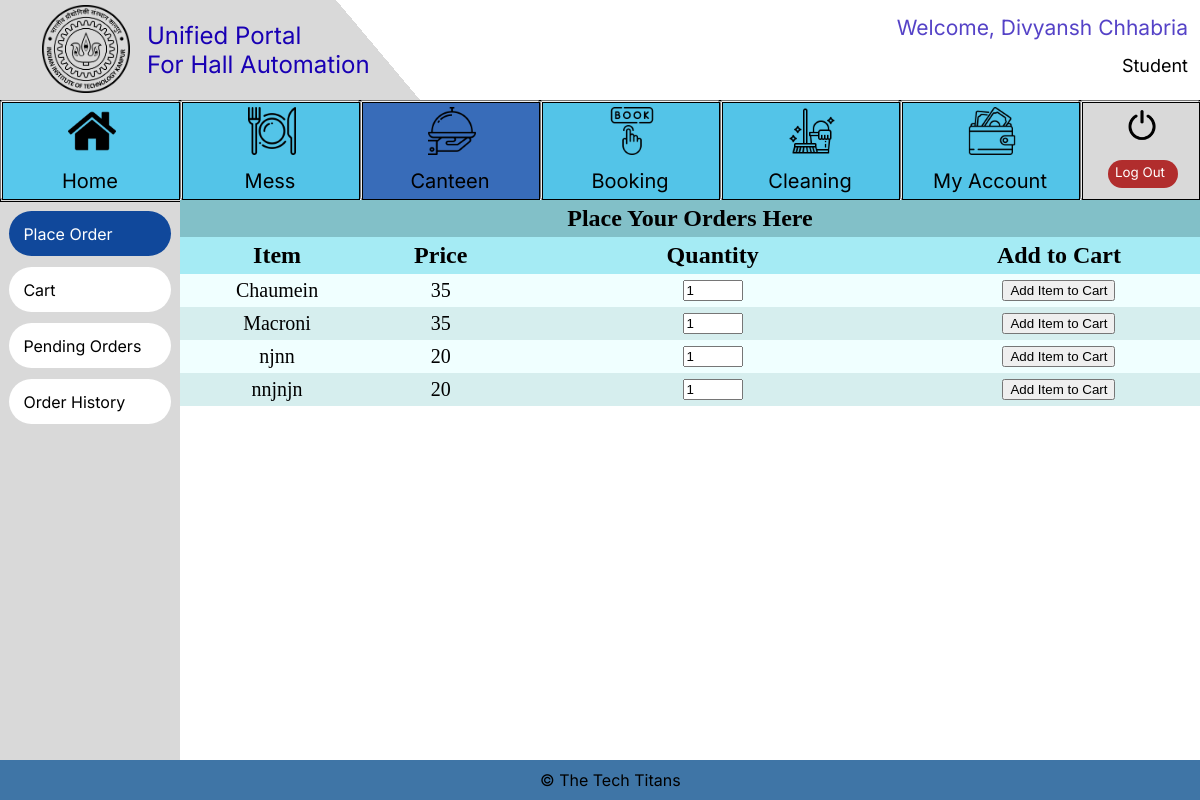
/Canteen/Student_Place_Order (signed in), run on the app's committed database.
### Login/models.py (models this page shows, shortened)
class User_class(AbstractBaseUser):
    is_admin = models.BooleanField(default=False)
    objects = UserManager()
    name = models.CharField(max_length=50)
    Designation_Choices = (('Student','Student'),('Hall Manager','Hall Manager'),('Mess Manager','Mess Manager'),('Canteen Manager','Canteen Manager'), ('Sports Secy', 'Sports Secy'))
    designation = models.CharField(
        max_length=15,
        choices=Designation_Choices,
    )
    username = models.CharField(max_length=20, unique=True, blank=True)
    USERNAME_FIELD = 'username'
    REQUIRED_FIELDS = ['name', 'designation']

### Canteen/models.py (models this page shows)
class Menu(models.Model):
    Item_Name = models.TextField(max_length=50)
    Price = models.PositiveIntegerField(default=20)

### Canteen/views.py (the view, shortened to what this page needs)
# urls.py: path('Student_Place_Order', views.Student_Place_Order, name='Student_Place_Order'),
def Student_Place_Order(request):
    if request.user.is_authenticated:
        if request.user.designation == "Student":
            menu = Menu.objects.all()
            data = {"menu": menu, "messages": messages.get_messages(request)}
            return render(request, "Student_Place_Order.html", data)
        else:
            return render(request, "Error.html")
    else:
        return render(request, "Error.html")

### Canteen/templates/Student_Place_Order.html (shortened to what this page needs)
{%include "student_base.html"%} {%load static%}
<html lang="en">
  <head>
    <link rel="stylesheet" href="{%static 'styles.css'%}" />
  </head>
  <body>
    <div class="main_div">
      <table cellspacing="0" cellpadding="5em">
        <tr>
          <th colspan="4" class="main_head">Place Your Orders Here</th>
        </tr>
        <tr>
          <th>Item</th>
          <th>Price</th>
          <th>Quantity</th>
          <th>Add to Cart</th>
        </tr>
        {% for n in menu %}
        <form
          method="post"
          action="{% url 'Student_Place_Order'%}"
          role="form"
        >
        <tr>
          <td>{{n.Item_Name}}</td>
          <td>{{n.Price}}</td>
            <td>
              <input
              required
                type="number"
                value="1"
                name="quantity"
                style="width: 15%"
                min="1"
              />
            </td>
            <td>
              <button
                type="submit"
                name="submit"
                value="{{n.id}}"
              >
                Add Item to Cart
              </button>
            </td>
          </tr>
        </form>
        {% endfor %}
      </table>
    </div>
  </body>
</html>

### templates/student_base.html (shortened to what this page needs)
{%load static%}
<html lang="en">
<head>
  <link rel="stylesheet" href="{% static 'student_base.css' %}">
</head>
<body scroll="no" style="overflow: hidden">
  <div class=e1_141>
    <div class=e1_222>
      <div class="e1_223"></div>
      <span class="e1_225">© The Tech Titans</span>
    </div>
    <div class=e2_6>
      {% if request.path != "/Home" %}
      <div class="e1_220"></div>
      {% endif %}
    {% if request.path == "/Canteen/Student_Place_Order" or request.path == "/Canteen/Student_Cart" or request.path == "/Canteen/Student_Pending_Order" or request.path == "/Canteen/Student_Orders_History" %}
        <a href="/Canteen/Student_Place_Order">
            <button class="e2_3 button3" {% if request.path == "/Canteen/Student_Place_Order" %} 	style="background-color:rgba(16.18099093437195, 71.84358090162277, 155.33750385046005, 1); color: white;" {% endif %}>
            Place Order
            </button>
        </a>
        <a href="/Canteen/Student_Cart">
            <button class="e2_5 button3" {% if request.path == "/Canteen/Student_Cart" %} 	style="background-color:rgba(16.18099093437195, 71.84358090162277, 155.33750385046005, 1); color: white;" {% endif %}>
            Cart
            </button>
        </a>
        <a href="/Canteen/Student_Pending_Order">
        <button class="e2_9 button3" {% if request.path == "/Canteen/Student_Pending_Order" %} 	style="background-color:rgba(16.18099093437195, 71.84358090162277, 155.33750385046005, 1); color: white;" {% endif %}>
            Pending Orders
        </button>
        </a>
        <a href="/Canteen/Student_Orders_History">
        <button class="e2_4 button3"  {% if request.path == "/Canteen/Student_Orders_History" %} 	style="background-color:rgba(16.18099093437195, 71.84358090162277, 155.33750385046005, 1); color: white;" {% endif %}>
            Order History
        </button>
        </a>
      {% endif %}
    </div>
      <div class=e2_7>
        <a href = "/Logout">
        <button class="e1_226 button2">
          <div class="e1_219"></div>
          <div class="e1_227"></div><span class="e1_228">Log Out</span>
          <div class="e1_229"></div>
        </button>
        </a>
        <a href ="../../My_Account/Mess">
          <button class="e1_230 button2">
            <span class="e1_232">My Account</span>
            <div class="e1_233"></div>
          </button>
        </a>
        <a href = "../../Cleaning/Lodge_Request">
          <button class="e1_238 button2">
            <div class="e1_240"></div><span class="e1_241">Cleaning</span>
          </button>
        </a>
        <a href = "../../Booking/guestroom">
          <button class="e1_234 button2">
            <div class="e1_236"></div><span class="e1_237">Booking</span>
          </button>
        </a>
        <a href = "../../Canteen/Student_Place_Order">
          <button class="e1_242 button2">
            <div class="e1_244"></div><span class="e1_245">Canteen</span>
          </button>
        </a>
        <a href = "../../Mess/Student_Regular_Menu">
          <button class="e1_246 button2">
            <span class="e1_248">Mess</span>
            <div class="e1_249"></div>
          </button>
        </a>
        <a href="../../Home">
          <button class="e1_250 button2">
            <div class="e1_251" {% if request.path == "/Home" %}  style="	background-color:rgb(56, 108, 185) {% endif %}"></div><span class="e1_252">Home</span>
            <div class="e1_272"></div>
          </button>
        </a>
      </div>
      <div class=e1_254><span class="e1_255">{{ request.user.designation }}</span><span class="e1_256">Welcome, {{ request.user.name}}</span></div>
    <div class=e1_258>
      <div class="e1_259"></div>
      <div class="e1_260"></div>
      <a href="../../Home">
      <button class="e1_261 button3">Unified Portal<br>
        For Hall Automation</button>
      </a>
      <a href = "https://iitk.ac.in/">
      <button class="e1_262 button3"></button></a>
    </div>
  </div>
</body>
</html>

### templates/static/styles.css (style rules this page uses)
.main_div { width:85%; height: 70%; top:25%; left:15%; overflow-y: auto; position: absolute; }
.main_head { font-size: 24px; text-align: center; background-color: rgba(63, 154, 166, 0.62); }
table { width:100%; }
th { text-align: center; font-size: 24px; background-color: rgb(165, 235, 244); top: 0; position: sticky; }
td { text-align: center; font-size: 20px; }
table, th, td { border: none; }
tr:nth-child(even) { background-color: #D6EEEE; }
tr:nth-child(odd) { background-color:azure; }
th:nth-child(odd) { z-index: 1; }
th:nth-child(even) { z-index: 2; }

### templates/student_base.html (style rules this page uses)
body { background: #E5E5E5; }

### Canteen/templates/Student_Place_Order.html (style rules this page uses)
body { background: #e5e5e5; }

### data on the page
User_class: user.designation "Student", user.name "Divyansh Chhabria"
Menu: Item_Name "Chaumein", Price "35"
Menu: Item_Name "Macroni", Price "35", {{ n.id }} 2 (drawn)
Menu: Item_Name "njnn", Price "20", {{ n.id }} 3 (drawn)
Menu: Item_Name "nnjnjn", Price "20", {{ n.id }} 4 (drawn)
